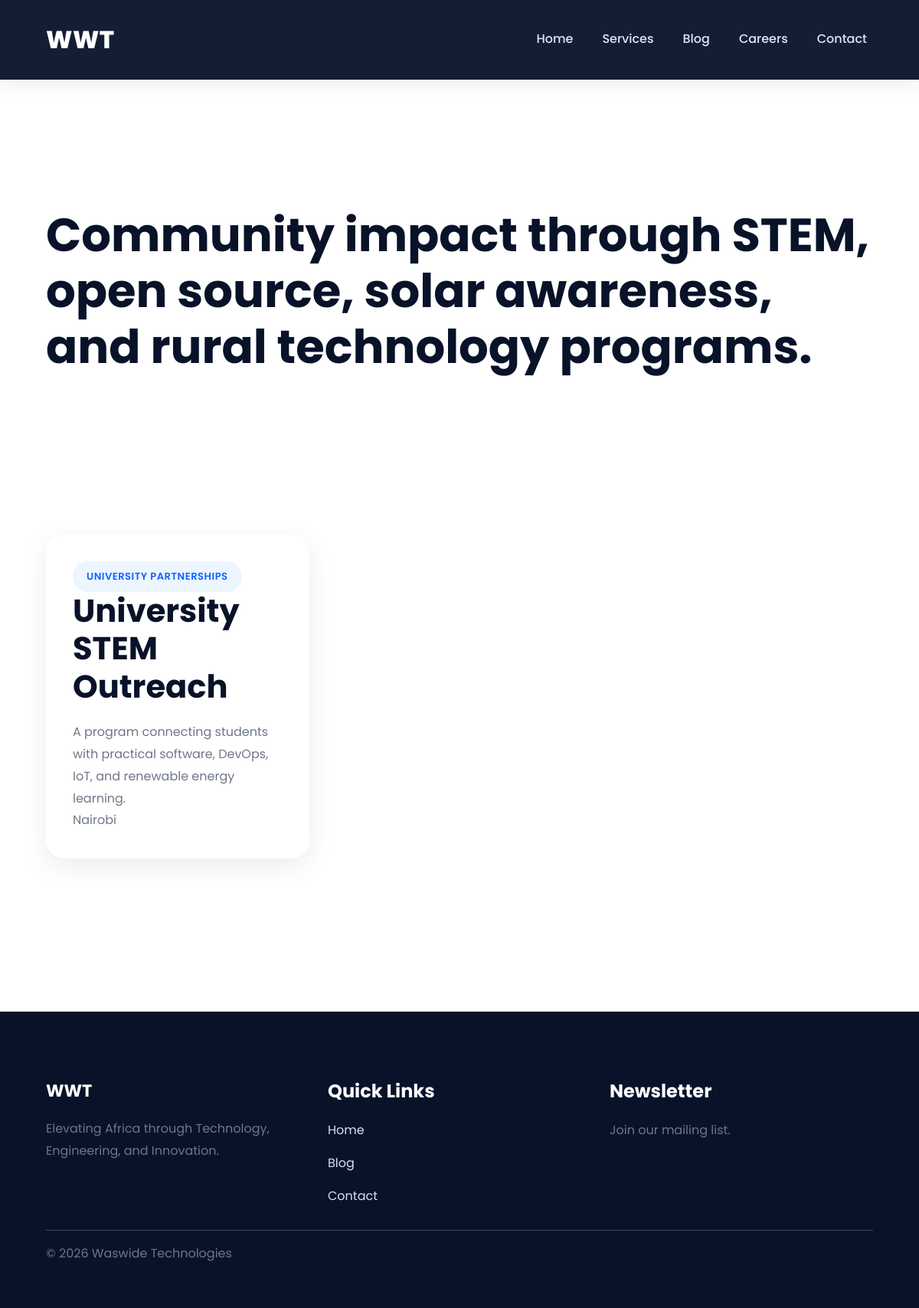
Screenshot of /outreach/ with the database file from the repository.
### commerce/models.py (models this page shows, shortened)
class OutreachEvent(models.Model):
    title = models.CharField(max_length=160)
    slug = models.SlugField(unique=True)
    summary = models.TextField()
    description = models.TextField()
    program_type = models.CharField(max_length=120, blank=True)
    location = models.CharField(max_length=140, blank=True)
    event_date = models.DateField(null=True, blank=True)
    image = models.ImageField(upload_to="outreach/", blank=True)
    is_published = models.BooleanField(default=True)
    notify_subscribers = models.BooleanField(default=True)
    notification_sent = models.BooleanField(default=False, editable=False)
    created_at = models.DateTimeField(auto_now_add=True)
    class Meta:
        ordering = ["-event_date", "-created_at"]

### commerce/views.py (the view)
# urls.py: path("outreach/", OutreachView.as_view(), name="outreach"),
class OutreachView(ListView):
    model = OutreachEvent
    template_name = "commerce/outreach.html"
    context_object_name = "events"
    def get_queryset(self):
        return OutreachEvent.objects.filter(is_published=True)

### templates/commerce/outreach.html (shortened to what this page needs)
{% extends "base.html" %}
{% block content %}
<section class="page-header py-5"><div class="container"><p class="eyebrow">Outreach</p><h1>Community impact through STEM, open source, solar awareness, and rural technology programs.</h1></div></section>
<section class="py-5"><div class="container"><div class="row g-4">{% for event in events %}<div class="col-md-6 col-lg-4"><article class="product-card h-100">{% if event.image %}<img src="{{ event.image.url }}" alt="{{ event.title }}">{% endif %}<div class="p-4"><span class="category-pill">{{ event.program_type|default:"Outreach" }}</span><h2>{{ event.title }}</h2><p>{{ event.summary }}</p><p class="post-meta">{{ event.location }}{% if event.event_date %} / {{ event.event_date }}{% endif %}</p></div></article></div>{% empty %}<p>Add outreach events in Django admin.</p>{% endfor %}</div></div></section>
{% endblock %}

### static/css/site.css (style rules this page uses)
:root { --primary: #0F62FE; --primary-dark: #0043CE; --secondary: #081229; --secondary-light: #10274a; --accent: #2ECC71; --accent-dark: #18b45c; --orange: #FF8C00; --light: #F7F9FC; --white: #FFFFFF; --gray: #ECEFF5; --border: #D8DEE8; --text: #20242A; --text-light: #6E7787; --shadow: 0 10px 35px rgba(0, 0, 0, .08); --shadow-lg: 0 25px 60px rgba(0, 0, 0, .15); --radius: 18px; --transition: .35s ease; }
* { margin: 0; padding: 0; box-sizing: border-box; }
html { scroll-behavior: smooth; }
body { font-family: "Poppins", sans-serif; background: #ffffff; color: var(--text); line-height: 1.8; overflow-x: hidden; }
section { padding: 100px 0; position: relative; }
.container { width: 92%; max-width: 1250px; margin: auto; }
h1, h2, h3, h4, h5 { font-weight: 700; color: var(--secondary); line-height: 1.2; }
h1 { font-size: 3.8rem; }
h2 { font-size: 2.6rem; margin-bottom: 20px; }
p { font-size: 1rem; color: var(--text-light); }
.eyebrow { display: inline-block; padding: 8px 18px; background: rgba(255, 255, 255, .15); border: 1px solid rgba(255, 255, 255, .15); border-radius: 50px; color: white; font-size: .85rem; font-weight: 600; letter-spacing: 1px; margin-bottom: 25px; text-transform: uppercase; }
.row.g-4 { row-gap: 30px; }
.product-card { background: white; border-radius: 24px; overflow: hidden; box-shadow: var(--shadow); transition: .35s; height: 100%; }
.product-card .p-4 { padding: 35px !important; }
.product-card p { margin-bottom: 0; }
.category-pill { display: inline-block; padding: 8px 18px; border-radius: 40px; background: #edf5ff; color: var(--primary); font-size: .82rem; font-weight: 600; text-transform: uppercase; letter-spacing: .5px; }
section .row { align-items: stretch; }
.py-5 { padding-top: 100px !important; padding-bottom: 100px !important; }
button, .btn, .card, .feature-card, .product-card, .pricing-card, .blog-card, .job-card, .contact-card, .testimonial { transition: all .35s ease; }

### rows the page displays
OutreachEvent: program_type "UNIVERSITY PARTNERSHIPS", title "University STEM Outreach", summary "A program connecting students with practical software, DevOps, IoT, and renewable energy learning.", location "Nairobi"
